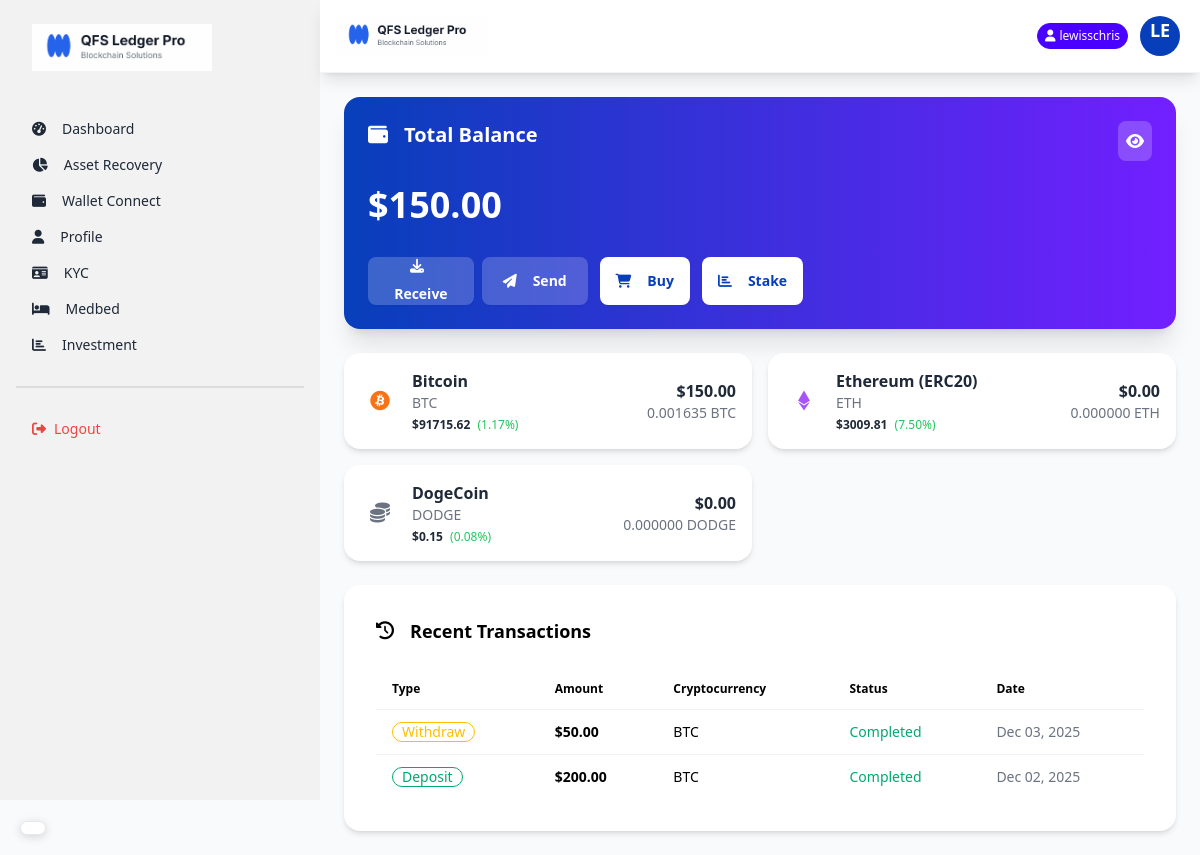
The page /dashboard/ (signed in) on the database its author committed.
### core/models.py (models this page shows, shortened)
class TotalBalance(models.Model):
    user = models.OneToOneField(User, on_delete=models.CASCADE)
    total_usd_balance = models.DecimalField(max_digits=20, decimal_places=2, default=0)
    last_updated = models.DateTimeField(auto_now=True)
    def calculate_total_balance(self):
        holdings = UserCryptoHolding.objects.filter(user=self.user)
        total = sum(holding.amount_in_usd for holding in holdings)
        self.total_usd_balance = total
        self.save()
        return total

class Crytocurrency(models.Model):
    name = models.CharField(max_length=50)
    symbol = models.CharField(max_length=10)
    logo = models.ImageField(upload_to='crypto_logos/', blank=True, null=True)
    coin_price = models.DecimalField(max_digits=20, decimal_places=2)
    market_percentage = models.DecimalField(max_digits=5, decimal_places=2)
    created_at = models.DateTimeField(auto_now_add=True)
    def get_icon_class(self):
        icon_map = {
            'BTC': 'fab fa-bitcoin text-orange-500',
            'ETH': 'fab fa-ethereum text-purple-500',
            'BNB': 'fab fa-bnb text-yellow-500',
            'XRP': 'fas fa-x text-black',
            'ADA': 'fab fa-ada text-blue-500',
            'DOGE': 'fab fa-dogecoin text-yellow-400',
        }
        return icon_map.get(self.symbol, 'fas fa-coins text-gray-500')

class UserCryptoHolding(models.Model):
    user = models.ForeignKey(User, on_delete=models.CASCADE)
    cryptocurrency = models.ForeignKey(Crytocurrency, on_delete=models.CASCADE)
    amount_in_usd = models.DecimalField(max_digits=20, decimal_places=2)
    amount = models.DecimalField(max_digits=20, decimal_places=8)
    acquired_at = models.DateTimeField(auto_now_add=True)

class Withdrawal(models.Model):
    user = models.ForeignKey(User, on_delete=models.CASCADE)
    cryptocurrency = models.ForeignKey(Crytocurrency, on_delete=models.CASCADE)
    amount_in_usd = models.DecimalField(max_digits=20, decimal_places=2)  # Only USD amount
    user_wallet_address = models.CharField(max_length=255)  # User's external wallet address
    tx_hash = models.CharField(max_length=255, blank=True, null=True)  # Transaction hash from blockchain
    status = models.CharField(max_length=20, default='pending', choices=WITHDRAWAL_STATUS_CHOICES)
    created_at = models.DateTimeField(auto_now_add=True)
    updated_at = models.DateTimeField(auto_now=True)

class Deposit(models.Model):
    user = models.ForeignKey(User, on_delete=models.CASCADE)
    cryptocurrency = models.ForeignKey(Crytocurrency, on_delete=models.CASCADE)
    amount_in_usd = models.DecimalField(max_digits=20, decimal_places=2)  # Only USD amount
    admin_wallet = models.ForeignKey(AdminWallet, on_delete=models.CASCADE, null=True, blank=True)  # Wallet user deposited to
    tx_hash = models.CharField(max_length=255, blank=True, null=True)  # Transaction hash from blockchain
    status = models.CharField(max_length=20, default='pending', choices=DEPOSIT_STATUS_CHOICES)
    created_at = models.DateTimeField(auto_now_add=True)
    updated_at = models.DateTimeField(auto_now=True)

### core/views.py (the view)
# urls.py: path('dashboard/', views.dashboard_view, name='dashboard'),
@login_required
def dashboard_view(request):
    user = request.user
    total_balance_obj, created = TotalBalance.objects.get_or_create(user=user)
    total_balance_obj.calculate_total_balance()
    all_cryptos = Crytocurrency.objects.all()
    user_holdings = UserCryptoHolding.objects.filter(user=user)
    holdings_map = {h.cryptocurrency_id: h for h in user_holdings}
    crypto_data = []
    for crypto in all_cryptos:
        holding = holdings_map.get(crypto.id)
        crypto_data.append({
            'cryptocurrency': crypto,
            'amount': holding.amount if holding else 0,
            'amount_in_usd': holding.amount_in_usd if holding else 0,
        })
    recent_deposits = Deposit.objects.filter(user=user).order_by('-created_at')[:5]
    recent_withdrawals = Withdrawal.objects.filter(user=user).order_by('-created_at')[:5]
    recent_transactions = sorted(
        list(recent_deposits) + list(recent_withdrawals),
        key=lambda x: x.created_at,
        reverse=True
    )[:5]
    try:
        kyc_status = user.kyc.status
    except:
        kyc_status = 'not_submitted'
    wallet_connected = hasattr(user, 'connectwallet')
    context = {
        'total_balance': total_balance_obj,
        'crypto_data': crypto_data,
        'recent_transactions': recent_transactions,
        'kyc_status': kyc_status,
        'wallet_connected': wallet_connected,
    }
    return render(request, 'dashboard.html', context)

### core/templates/dashboard.html (shortened to what this page needs)
{% extends "layout.html" %}
{% load static %}
{% block content %}
<main class="flex-1 p-4 md:p-6">
    <div class="card bg-gradient-to-r from-primary to-secondary text-white shadow-xl mb-6">
        <div class="card-body p-4 md:p-6">
            <div class="flex justify-between items-start mb-4">
                <h2 class="card-title text-lg md:text-xl">
                    <i class="fas fa-wallet mr-2"></i>
                    Total Balance
                </h2>
                <div class="bg-white bg-opacity-20 p-2 rounded-lg cursor-pointer" onclick="toggleBalance()">
                    <i class="fas fa-eye text-white" id="balance-eye"></i>
                </div>
            </div>
            <p class="text-2xl md:text-4xl font-bold mb-6" id="total-balance">
                ${{ total_balance.total_usd_balance|stringformat:".2f" }}
            </p>
            <div class="flex flex-col md:flex-row gap-3">
                <div class="flex justify-between gap-2">
                    <button class="btn btn-sm md:btn-md bg-white bg-opacity-20 text-white border-none flex-1"
                        onclick="deposit_modal.showModal()">
                        <i class="fas fa-download mr-1 md:mr-2"></i>
                        <span class="text-xs md:text-sm">Receive</span>
                    </button>
                    <button class="btn btn-sm md:btn-md bg-white bg-opacity-20 text-white border-none flex-1"
                        onclick="withdraw_modal.showModal()">
                        <i class="fas fa-paper-plane mr-1 md:mr-2"></i>
                        <span class="text-xs md:text-sm">Send</span>
                    </button>
                </div>
                <a href="{% url 'buy_crypto' %}" class="btn btn-sm md:btn-md bg-white text-primary border-none font-bold">
                    <i class="fas fa-shopping-cart mr-1 md:mr-2"></i>
                    <span class="text-xs md:text-sm">Buy</span>
                </a>
                <a href="" class="btn btn-sm md:btn-md bg-white text-primary border-none font-bold">
                    <i class="fas fa-bar-chart mr-1 md:mr-2"></i>
                    <span class="text-xs md:text-sm">Stake</span>
                </a>
            </div>
        </div>
    </div>
    <div class="grid grid-cols-1 md:grid-cols-2 gap-4 mb-6" id="crypto-cards">
        {% for item in crypto_data %}
        <div class="card bg-white shadow-md">
            <div class="card-body p-4">
                <div class="flex justify-between items-center">
                    <div class="flex items-center">
                        <div class="avatar placeholder mr-3">
                            <div class="bg-neutral-focus text-neutral-content rounded-full w-10">
                                <i class="{{ item.cryptocurrency.get_icon_class }} text-xl"></i>
                            </div>
                        </div>
                        <div>
                            <h3 class="font-bold">{{ item.cryptocurrency.name }}</h3>
                            <p class="text-sm text-gray-500">{{ item.cryptocurrency.symbol }}</p>
                            <div class="text-xs mt-1">
                                <span class="font-semibold">${{ item.cryptocurrency.coin_price }}</span>
                                <span class="text-green-500 ml-1">({{ item.cryptocurrency.market_percentage }}%)</span>
                            </div>
                        </div>
                    </div>
                    <div class="text-right">
                        <p class="font-bold">${{ item.amount_in_usd|stringformat:".2f" }}</p>
                        <p class="text-sm text-gray-500">{{ item.amount|stringformat:".6f" }} {{ item.cryptocurrency.symbol }}</p>
                    </div>
                </div>
            </div>
        </div>
        {% endfor %}
    </div>
    <div class="card bg-white shadow-md">
        <div class="card-body">
            <h3 class="card-title text-lg mb-4 text-dark">
                <i class="fas fa-history mr-2 text-dark"></i> Recent Transactions
            </h3>
            <div class="overflow-x-auto">
                <table class="table table-auto w-full text-dark">
                    <thead>
                        <tr>
                            <th class="text-dark">Type</th>
                            <th class="text-dark">Amount</th>
                            <th class="text-dark">Cryptocurrency</th>
                            <th class="text-dark">Status</th>
                            <th class="text-dark">Date</th>
                        </tr>
                    </thead>
                    <tbody id="transactions-table">
                        {% for tx in recent_transactions %}
                        <tr>
                            <td>
                                {% if tx.admin_wallet %}
                                <span class="badge badge-success badge-outline">Deposit</span>
                                {% else %}
                                <span class="badge badge-warning badge-outline">Withdraw</span>
                                {% endif %}
                            </td>
                            <td class="font-bold">${{ tx.amount_in_usd|stringformat:".2f" }}</td>
                            <td>{{ tx.cryptocurrency.symbol }}</td>
                            <td>
                                {% if tx.status == 'completed' %}
                                <span class="text-success">Completed</span>
                                {% elif tx.status == 'pending' %}
                                <span class="text-warning">Pending</span>
                                {% else %}
                                <span class="text-error">Failed</span>
                                {% endif %}
                            </td>
                            <td class="text-sm text-gray-500">{{ tx.created_at|date:"M d, Y" }}</td>
                        </tr>
                        {% empty %}
                        <tr>
                            <td colspan="5" class="text-center py-4">No transactions yet</td>
                        </tr>
                        {% endfor %}
                    </tbody>
                </table>
            </div>
        </div>
    </div>
</main>
{% endblock %}

### core/templates/layout.html (shortened to what this page needs)
{% load static %}
<!DOCTYPE html>
<html lang="en">
<head>
    <link href="https://cdn.jsdelivr.net/npm/daisyui@4.12.10/dist/full.min.css" rel="stylesheet" type="text/css" />
    <script src="https://cdn.tailwindcss.com"></script>
    <link rel="stylesheet" href="https://cdnjs.cloudflare.com/ajax/libs/font-awesome/6.5.1/css/all.min.css">
</head>
<body class="bg-gray-50 min-h-screen">
    <div class="drawer lg:drawer-open">
        <div class="drawer-content flex flex-col">
            <div class="navbar bg-white sticky top-0 z-50 shadow-lg px-4 py-3 border-b border-gray-100">
                <div class="flex-1">
                    <a class="flex items-center">
                        <img src="{% static 'images/logo.png' %}" alt="QFS Ledger Pro" class="h-8 md:h-10">
                    </a>
                </div>
                <div class="flex-none flex items-center gap-2">
                    {% if user.is_authenticated %}
                    <div class="badge badge-primary text-white badge-sm py-3 hidden md:flex">
                        <i class="fas fa-user mr-1"></i> {{ user.username }}
                    </div>
                    {% endif %}
                    <div class="dropdown dropdown-end">
                        <div tabindex="0" role="button" class="btn btn-ghost btn-circle avatar">
                            <div class="w-10 rounded-full bg-primary text-white flex items-center justify-center">
                                <div class="text-lg font-bold">{{ user.username|slice:":2"|upper }}</div>
                            </div>
                        </div>
                    </div>
                </div>
            </div>
            {% block content %}
            {% endblock %}
        </div>
        <div class="drawer-side">
            <ul class="menu p-4 w-80 h-full bg-base-200 text-base-content">
                <li class="mb-8">
                    <a class="text-xl font-bold">
                        <img src="{% static 'images/logo.png' %}" alt="" width="180px">
                    </a>
                </li>
                {% if not user.is_staff %}
                <li><a class="{% if request.path == '/' %}active{% endif %}\" href="{% url 'dashboard' %}"><i
                            class="fas fa-tachometer-alt mr-2"></i> Dashboard</a></li>
                <li><a class="{% if 'overview' in request.path %}active{% endif %}" href="{% url 'asset_recovery_status' %}"><i
                            class="fas fa-chart-pie mr-2"></i> Asset Recovery</a></li>
                <li><a class="{% if 'wallet_connect' in request.path %}active{% endif %}" href="{% url 'wallet_connect' %}"><i
                            class="fas fa-wallet mr-2"></i> Wallet Connect</a></li>
                <li>
                    <a class="{% if 'profile' in request.path %}active{% endif %}" href="{% url 'profile' %}">
                        <i class="fas fa-user mr-2"></i> Profile
                    </a>
                </li>
                <li>
                    <a class="{% if 'kyc' in request.path %}active{% endif %}" href="{% url 'kyc_submit' %}">
                        <i class="fas fa-id-card mr-2"></i> KYC
                    </a>
                </li>
                <li>
                    <a class="{% if 'kyc' in request.path %}active{% endif %}" href="">
                        <i class="fas fa-bed mr-2"></i> Medbed
                    </a>
                </li>
                <li>
                    <a class="{% if 'kyc' in request.path %}active{% endif %}" href="">
                        <i class="fas fa-bar-chart mr-2"></i>Investment
                    </a>
                </li>
                {% endif %}
                <div class="divider my-4"></div>
                <li>
                    <form action="{% url 'logout' %}" method="post">
                        <button class="text-red-500 w-full text-left">
                            <i class="fas fa-sign-out-alt mr-2"></i>Logout
                        </button>
                    </form>
                </li>
            </ul>
        </div>
    </div>
    <div id="google_translate_floating">
        <div id="google_translate_element" class="translate-box shadow-lg"></div>
    </div>
</body>
</html>

### core/templates/layout.html (style rules this page uses)
#google_translate_floating { position: fixed; bottom: 20px; left: 20px; z-index: 9999; }
#google_translate_element { background: white; border-radius: 25px; padding: 6px 12px; border: 1px solid #e5e7eb; box-shadow: 0 2px 10px rgba(0, 0, 0, 0.15); transition: all 0.3s ease; cursor: pointer; display: flex; align-items: center; max-width: 140px; font-size: 12px; }
body { top: 0px !important; }

### rows shown on the page
TotalBalance: total_usd_balance "150.00"
Crytocurrency: cryptocurrency.name "Bitcoin", cryptocurrency.symbol "BTC", cryptocurrency.coin_price "91715.62", cryptocurrency.market_percentage "1.17", amount_in_usd "150.00", amount "0.001635"
Crytocurrency: cryptocurrency.name "Ethereum (ERC20)", cryptocurrency.symbol "ETH", cryptocurrency.coin_price "3009.81", cryptocurrency.market_percentage "7.50", amount_in_usd "0.00", amount "0.000000"
Crytocurrency: cryptocurrency.name "DogeCoin", cryptocurrency.symbol "DODGE", cryptocurrency.coin_price "0.15", cryptocurrency.market_percentage "0.08", amount_in_usd "0.00", amount "0.000000"
Withdrawal: shows "Withdraw", amount_in_usd "50.00", cryptocurrency.symbol "BTC", status "Completed", created_at "Dec 03, 2025"
Deposit: shows "Deposit", amount_in_usd "200.00", cryptocurrency.symbol "BTC", status "Completed", created_at "Dec 02, 2025"

### other values the page prints
{{ user.username }} "lewisschris"
{{ user.username|slice:":2"|upper }} "LE"
